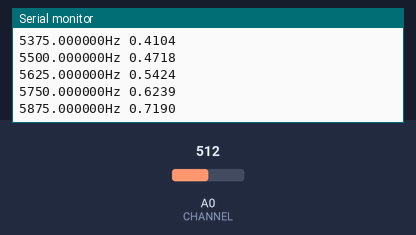
The sketch below on a simulated Arduino Uno, built with avr-gcc and run on an emulated ATmega328P. On the bench: the last lines printed to the serial monitor. The inputs (shaded band) are chosen by the test bench; at power-on: A0 (CHANNEL) = 512.

Above: at 1.2 s.
1.3 s: A0 (CHANNEL) set to 336
At 2.1 s:
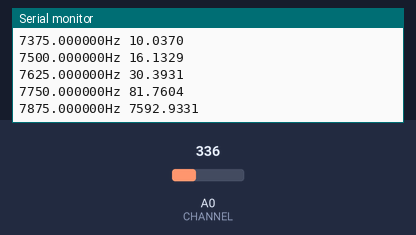
4.3 s: A0 (CHANNEL) set to 309
At 6.5 s:
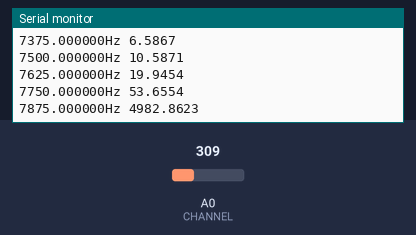
Timing chart, 0 to 8.0 s (numbered marks = the images above; inputs shaded):
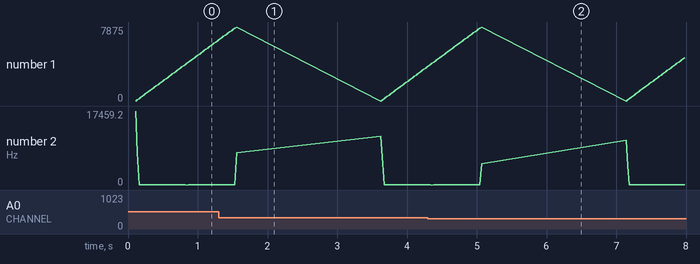

The sketch:

microphone-2.ino
```cpp
// (licence header left out)
#include "arduinoFFT.h"

arduinoFFT FFT = arduinoFFT(); /* Create FFT object */
/*
These values can be changed in order to evaluate the functions
*/
#define CHANNEL A0
const uint16_t samples = 64; //This value MUST ALWAYS be a power of 2
const double samplingFrequency = 8000; //Hz, must be less than 10000 due to ADC

unsigned int sampling_period_us;
unsigned long microseconds;

/*
These are the input and output vectors
Input vectors receive computed results from FFT
*/
double vReal[samples];
double vImag[samples];

#define SCL_INDEX 0x00
#define SCL_TIME 0x01
#define SCL_FREQUENCY 0x02
#define SCL_PLOT 0x03

void setup()
{
  sampling_period_us = round(1000000*(1.0/samplingFrequency));
  Serial.begin(9600);
  Serial.println("Ready");
}

void loop()
{

  //CONECTIONS:
  //power mic amp module with 3.3v and connect to A0
  // SAMPLING the sound. it takes samples/frequency = 64/8000 = 8ms
  microseconds = micros();
  for(int i=0; i<samples; i++)
  {
      vReal[i] = analogRead(CHANNEL);
      vImag[i] = 0;
      while(micros() - microseconds < sampling_period_us){
        //empty loop
      }
      microseconds += sampling_period_us;
  }

  // Calcs about the audio signal
  FFT.Windowing(vReal, samples, FFT_WIN_TYP_HAMMING, FFT_FORWARD);  // Weigh data
  FFT.Compute(vReal, vImag, samples, FFT_FORWARD); // Compute FFT
  FFT.ComplexToMagnitude(vReal, vImag, samples); // Compute magnitudes

  //check if an audio trigger has been detected
  #define TRIG_LEVEL_1_9KHZ 400
  #define TRIG_LEVEL_5_2KHZ 800
    if(vReal[15] > TRIG_LEVEL_1_9KHZ) {
    //the 1.9KHz tone has been detected
    }

    if(vReal[42] > TRIG_LEVEL_5_2KHZ) {
      //the 5.2KHz tone has been detected
    }

    /* READINGS FROM HEADPHONE NEXT TO MIC AT COLLEGE. stored in array caled vReal[]
    1900Hz Signal: vReal[14] > 100 && vReal[15] > 400 && vReal[16] > 200
    [14]1750.000000Hz 144.6338
    [15]1875.000000Hz 482.4529
    [16]2000.000000Hz 292.5368

    5200Hz Signal
    [21]2625.000000Hz 162.9220
    [22]2750.000000Hz 915.0484
    [23]2875.000000Hz 791.5623

    [41]5125.000000Hz 791.5623
    [42]5250.000000Hz 915.0484
    [43]5375.000000Hz 162.9220

    READINGS FROM CONTROL MODULE:
    LOW FREQ:
    M1:
    [14]1750.000000Hz 727.3148
    [15]1875.000000Hz 1648.7812
    [16]2000.000000Hz 755.1448

    M2:
    1750.000000Hz 307.0199
    1875.000000Hz 470.8489
    2000.000000Hz 156.1473

    M3:
    2250.000000Hz 167.6262
    2375.000000Hz 751.1906
    2500.000000Hz 612.3876


    HIGH FREQ:
    M1:
    [44]5500.000000Hz 137.1266
    [45]5625.000000Hz 454.9480
    [46]5750.000000Hz 275.0983
    M2:
    5375.000000Hz 250.5158
    5500.000000Hz 360.4578
    5625.000000Hz 94.2462
    M3:
    5375.000000Hz 101.4472
    5500.000000Hz 800.0160
    5625.000000Hz 1000.3213
    5750.000000Hz 218.7915


    */

  //uncomment to print magnitudes of frequency bands to serial monitor
  Serial.println("Computed magnitudes:");
  PrintVector(vReal, (samples /*>> 1*/), SCL_FREQUENCY);
  delay(2000); /* Repeat after delay */


//  /* Print the results of the sampling according to time */
//  Serial.println("Data:");
//  PrintVector(vReal, samples, SCL_TIME);
//  FFT.Windowing(vReal, samples, FFT_WIN_TYP_HAMMING, FFT_FORWARD);  /* Weigh data */
//  Serial.println("Weighed data:");
//  PrintVector(vReal, samples, SCL_TIME);
//  FFT.Compute(vReal, vImag, samples, FFT_FORWARD); /* Compute FFT */
//  Serial.println("Computed Real values:");
//  PrintVector(vReal, samples, SCL_INDEX);
//  Serial.println("Computed Imaginary values:");
//  PrintVector(vImag, samples, SCL_INDEX);
//  FFT.ComplexToMagnitude(vReal, vImag, samples); /* Compute magnitudes */
//  Serial.println("Computed magnitudes:");
//  PrintVector(vReal, (samples >> 1), SCL_FREQUENCY);
//  double x = FFT.MajorPeak(vReal, samples, samplingFrequency);
//  Serial.println(x, 6); //Print out what frequency is the most dominant.
//  //while(1); /* Run Once */
//  delay(2000); /* Repeat after delay */
}

//prints formatted array
void PrintVector(double *vData, uint16_t bufferSize, uint8_t scaleType)
{
  for (uint16_t i = 0; i < bufferSize; i++)
  {
    double abscissa;
    /* Print abscissa value */
    switch (scaleType)
    {
      case SCL_INDEX:
        abscissa = (i * 1.0);
  break;
      case SCL_TIME:
        abscissa = ((i * 1.0) / samplingFrequency);
  break;
      case SCL_FREQUENCY:
        abscissa = ((i * 1.0 * samplingFrequency) / samples);
  break;
    }
    Serial.print(abscissa, 6);
    if(scaleType==SCL_FREQUENCY)
      Serial.print("Hz");
    Serial.print(" ");
    Serial.println(vData[i], 4);
  }
  Serial.println();
}
```

Measured:
- plotted number 2: 1.33 → 0.06 after the input at 1.3 s, 0.06 → 0.58 after the input at 4.3 s
